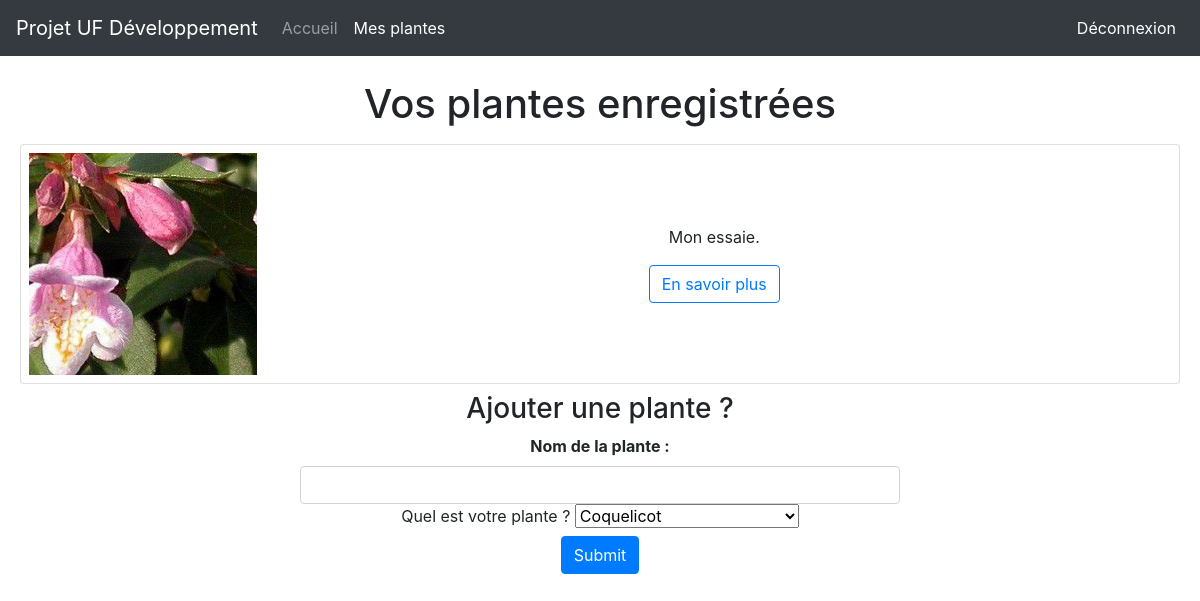
The page /Website/index.php?page=mesplantes (signed in) on the database as committed earlier.
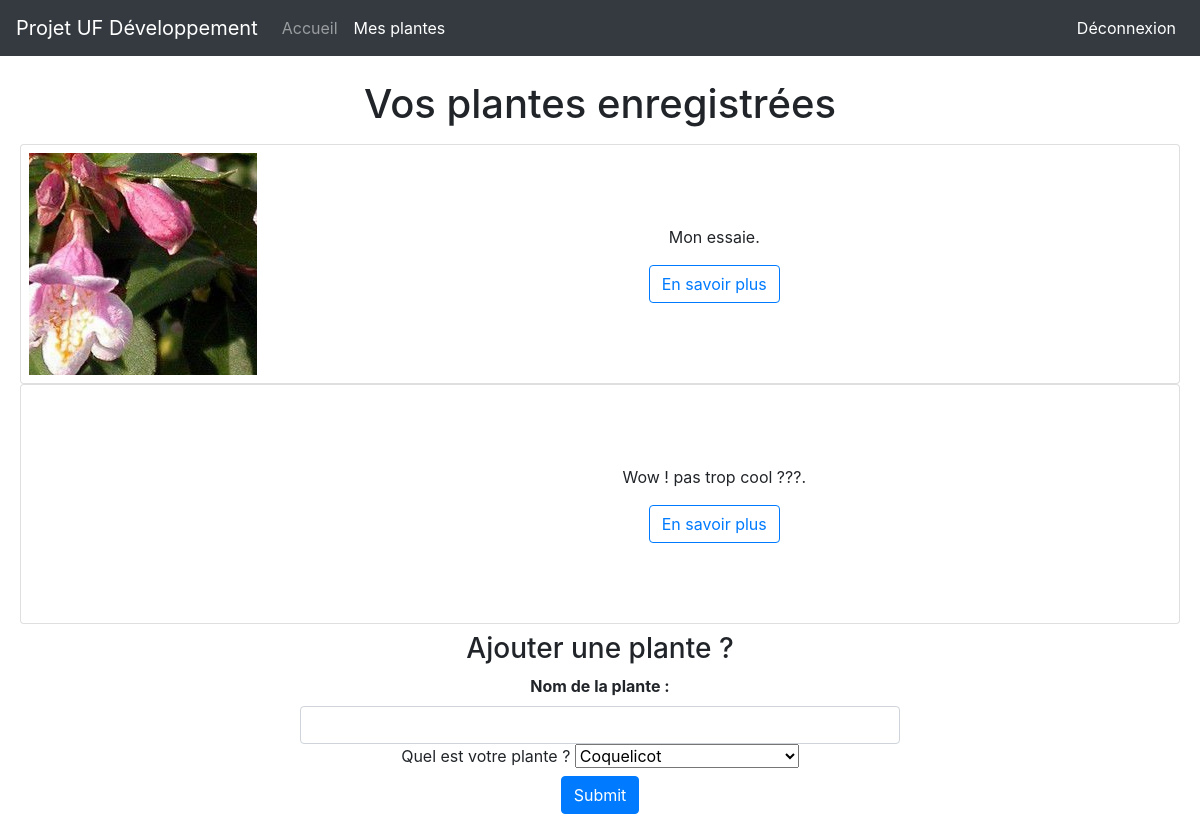
The same page on the database as committed later.
### tables this page shows
CREATE TABLE `plante_utilisateur` (
  `plante_id` int(11) NOT NULL,
  `plante_nom` varchar(255) NOT NULL,
  `fk_plante_id` int(11) NOT NULL,
  `fk_utilisateur_id` int(11) NOT NULL
);

CREATE TABLE `plante` (
  `plante_id` int(11) NOT NULL,
  `plante_nom` varchar(255) NOT NULL,
  `plante_description` text NOT NULL,
  `plante_photo` varchar(255) NOT NULL DEFAULT 'photo.jpg',
  `plante_humidite_opti` varchar(255) NOT NULL,
  `plante_temperature_opti` int(255) NOT NULL,
  `plante_luminosite_opti` varchar(255) NOT NULL,
  `plante_periode_plantation` varchar(255) NOT NULL,
  `plante_periode_floraison` varchar(255) NOT NULL
);

### Website/views/mesplantes_view.php (the view, shortened to what this page needs)
<?php
$req = $db->query('SELECT utilisateur_id FROM utilisateur WHERE utilisateur_login = \'' . $_SESSION['pseudo'] .'\'');
$utilisateur_id = $req->fetch();
$req = $db->query('SELECT * FROM plante_utilisateur WHERE fk_utilisateur_id = ' . $utilisateur_id[0]);
$mesplantes = $req->fetchall();
?>
<!doctype html>
<html>
<head>
    <?php include_once 'views/includes/head.php'?>
</head>
<body>
    <?php include_once 'views/includes/header.php'?>
    <h1 style="text-align:center;">Vos plantes enregistrées</h1>
    <div id="card">
    <?php
    foreach ($mesplantes as $plante) {
    $req = $db->query('SELECT * FROM plante WHERE plante_id = '.$plante['fk_plante_id']);
    $img = $req->fetch();?>
    <div class="card">
        <div class="pic" style="background-image: url('assets/img/<?= $img['plante_photo'] ?>');">
        </div>
        <div class="text">
            <div class="">
                <p><?= ucfirst($plante['plante_nom'])?>.</p>
            </div>
            <div>
            <button type="button" class="btn btn-outline-primary" onclick="document.location='index.php?page=maplante&id=<?= $plante['plante_id'] ?>'">En savoir plus</button>
            </div>
        </div>
    </div>
    <?php
    } ?>
    </div>
    <div id="form">
    <h3>Ajouter une plante ?</h3>
    <form method="POST">
        <div class="form-group">
            <label><strong>Nom de la plante :</strong></label>
            <input name="nom" type="text" class="form-control">
            <label for="pet-select">Quel est votre plante ?</label>
            <select name="plante">
            <?php
            $req = $db->query('SELECT * FROM plante');
            $nomPlantes = $req->fetchAll();
            foreach ($nomPlantes as $nom) { ?>
                <option value="<?= $nom['plante_nom'] ?>"><?= ucfirst($nom['plante_nom']) ?></option>
            <?php
            } ?>
            </select>
            <br>
            <input name="envoie_plante_nom" type="submit" class="btn btn-primary">
        </div>
    </form>
    </div>
</body>
</html>

Rows that differ between the two databases and show on the page:
added plante_utilisateur: plante_nom "Wow ! pas trop cool ???"
